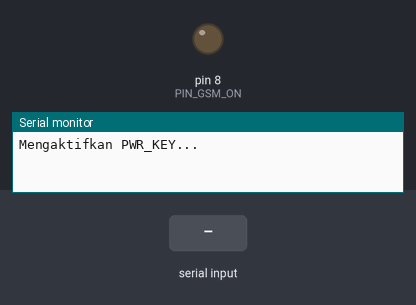
Bench run of a sketch on a simulated Arduino Mega 2560, built with avr-gcc and run on an emulated ATmega2560. On the bench: output pins drawn as LEDs (lit = HIGH), the last lines printed to the serial monitor. The test bench sets the inputs (shaded band). The modem accepts every AT command (registered, SIM ready, sends succeed) and sends nothing else.

Above: at 1.7 s.
At 7.8 s:
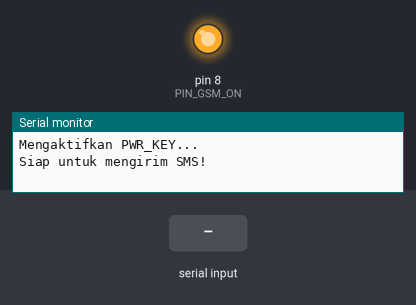
7.9 s: "1" received over Serial
Timing chart, 0 to 10.9 s (numbered marks = the images above; inputs shaded):
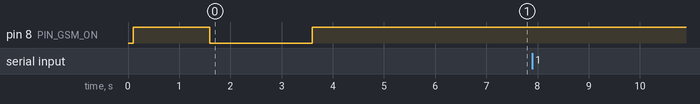

The sketch:

gsmOtomatis.ino
```cpp
// Contoh untuk mengirimkan SMS
//   dengan memastikan modul GSM
//   dalam keadaan aktif

const byte PIN_GSM_ON = 8;

void setup()
{
  Serial.begin(9600);  // Serial Monitor
  Serial2.begin(9600); // Modul GSM
  delay(100);

  aktifkanGSM();

  Serial.println("Siap untuk mengirim SMS!");
}

void loop()
{
  if (Serial.available() > 0)
  {
    String pesan = Serial.readString();
    Serial.println("Mencoba untuk mengirim SMS...");
    kirimPesan(pesan);
    Serial.println("Pengiriman berakhir...");
    Serial.println();
  }
}

void kirimPesan(String pesan)
{
  //Atur modul GSM pada mode teks
  Serial2.println("AT+CMGF=1");
  delay(1000);

  // Kirim SMS ke nomor berikut
  Serial2.println("AT+CMGS=\"+62857134xxxxx\"\r");
  delay(1000);
  Serial2.println(pesan);
  delay(100);

  // Akhiri dengan Ctrl+Z
  Serial2.println((char)26);
  delay(1000);
}


void aktifkanGSM()
{
  Serial.println("Mengaktifkan PWR_KEY...");

  pinMode(PIN_GSM_ON, OUTPUT);

  // Aktifkan modul GSM
  digitalWrite(PIN_GSM_ON, HIGH);
  delay(1500);
  digitalWrite(PIN_GSM_ON, LOW);
  delay(2000);
  digitalWrite(PIN_GSM_ON, HIGH);
  delay(3000);
}
```
